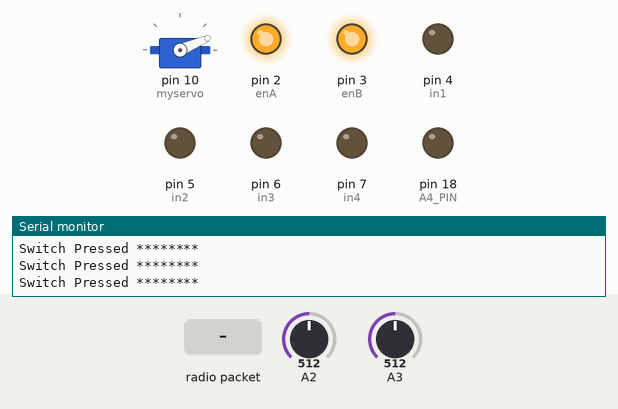
This sketch was run on a simulated Arduino Uno, built with avr-gcc and run on an emulated ATmega328P. Parts: servo, output pins drawn as LEDs (lit = HIGH), the last lines printed to the serial monitor. Inputs (shaded band) come from the test bench; at power-on: A2 = 512, A3 = 512. No radio packets arrive unless stated.

Above: at 1.24 s.
1.3 s: radio packet "135" arrives
At 2.4 s:
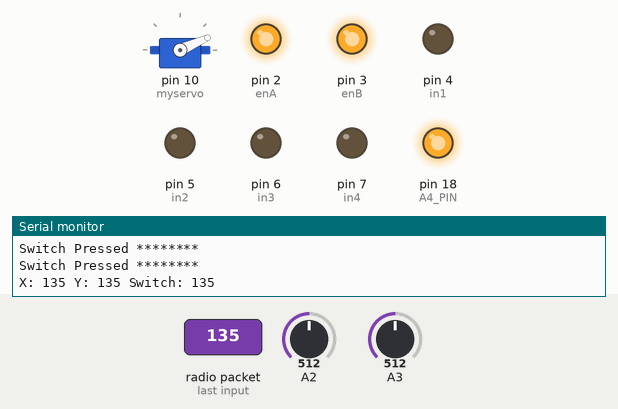
2.8 s: radio packet "0" arrives
At 3.59 s:
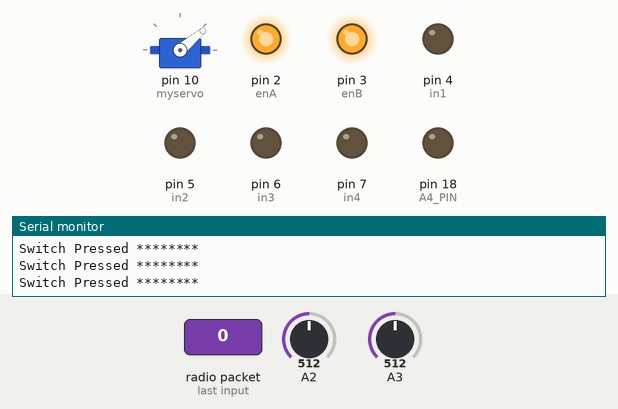
5.8 s: radio packet "1" arrives
At 7.0 s:
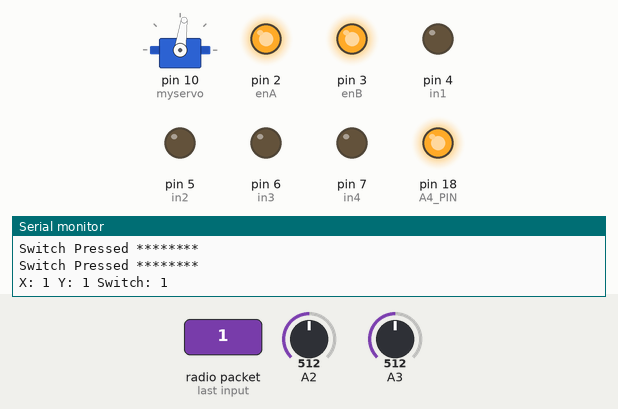
7.3 s: radio packet "0" arrives
At 7.47 s:
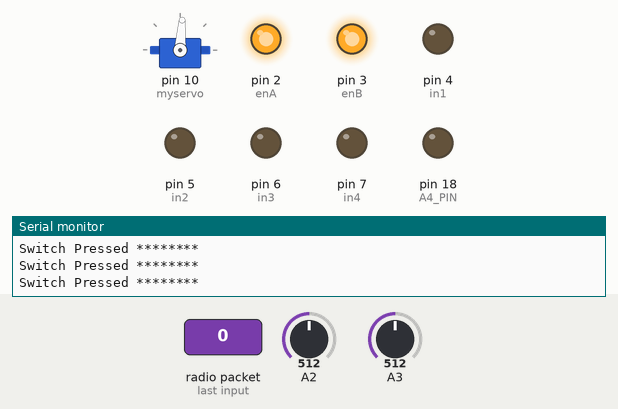
10.3 s: radio packet "45" arrives
At 11.7 s:
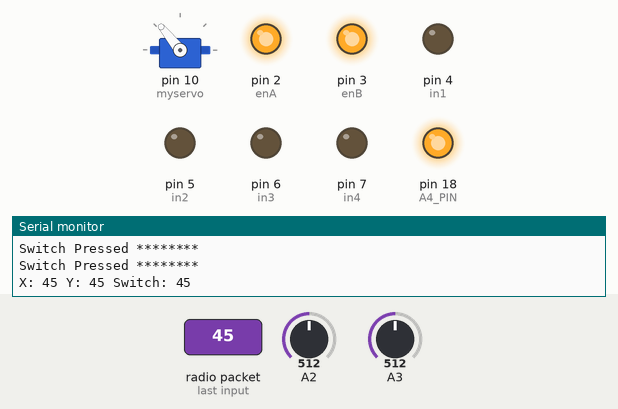
Timing chart, 0 to 12.8 s (numbered marks = the images above; inputs shaded):
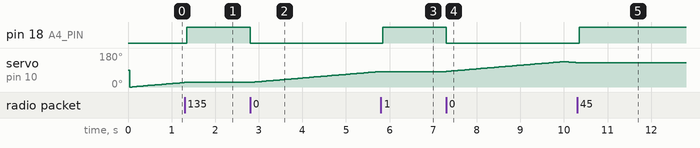

Measured:
- after the input at 1.3 s, pin 18 (A4_PIN): LOW → HIGH at once; servo on pin 10 (myservo): stays 24° (without the input it goes to 25° after 0.04 s)
- after the input at 2.8 s, pin 18 (A4_PIN): HIGH → LOW at once; servo on pin 10 (myservo): moves from 24° to 82° over 3.0 s, starting at once
- after the input at 5.8 s, pin 18 (A4_PIN): LOW → HIGH at once; servo on pin 10 (myservo): stays 82° (without the input it goes to 83° after 0.02 s)
- after the input at 7.3 s, pin 18 (A4_PIN): HIGH → LOW at once; servo on pin 10 (myservo): rises from 82° to 134° in 2.7 s, then falls to 129° in 0.31 s
- after the input at 10.3 s, pin 18 (A4_PIN): LOW → HIGH after 0.05 s; servo on pin 10 (myservo): stays 129° (without the input it goes to 128° after 0.02 s)

The sketch:

rr.ino
```cpp
#include <SPI.h>
#include <nRF24L01.h>
#include <RF24.h>
#include <Servo.h>

#define enA 2
#define in1 4
#define in2 5
#define enB 3
#define in3 6
#define in4 7
#define A4_PIN 18

Servo myservo;
RF24 radio(8, 9); // CE, CSN
const byte address[6] = "00001";
int s_state=0;

int pos = 0;
int xAxis;
int yAxis;
int swit;
int l_stop = 0;
int r_stop = 0;

unsigned long previousMillis = 0;
const int interval = 40;

void forward() {
  digitalWrite(in1, LOW);
  digitalWrite(in2, HIGH);

  digitalWrite(in3, LOW);
  digitalWrite(in4, HIGH);
}

void backward() {
  digitalWrite(in1, HIGH);
  digitalWrite(in2, LOW);

  digitalWrite(in3, HIGH);
  digitalWrite(in4, LOW);
}

void left() {
  digitalWrite(in1, LOW);
  digitalWrite(in2, LOW);

  digitalWrite(in3, LOW);
  digitalWrite(in4, HIGH);
}

void right() {
  digitalWrite(in1, LOW);
  digitalWrite(in2, HIGH);

  digitalWrite(in3, LOW);
  digitalWrite(in4, LOW);
}

void forward_l() {
  digitalWrite(in1, HIGH);
  digitalWrite(in2, LOW);

  digitalWrite(in3, LOW);
  digitalWrite(in4, HIGH);
}

void forward_r() {
  digitalWrite(in1, LOW);
  digitalWrite(in2, HIGH);

  digitalWrite(in3, HIGH);
  digitalWrite(in4, LOW);
}

void start() {
}

void stop() {
  digitalWrite(in1, LOW);
  digitalWrite(in2, LOW);

  digitalWrite(in3, LOW);
  digitalWrite(in4, LOW);
}

void servo1() {
  unsigned long currentMillis = millis();

  if (currentMillis - previousMillis >= interval) {
    previousMillis = currentMillis;

    if (s_state==0) {
      myservo.write(pos);
      pos += 1;
      if(pos==135){
        s_state=1;
      }
    } else if (s_state==1) {

      pos-=1;
     myservo.write(pos);
     if(pos==45)
     {
      s_state=0;
     }


      // If you want to perform additional actions after reaching 180 degrees,
      // add the code here.
    }
  }
}

void setup() {
  pinMode(enA, OUTPUT);
  pinMode(enB, OUTPUT);

  pinMode(in1, OUTPUT);
  pinMode(in2, OUTPUT);
  pinMode(in3, OUTPUT);
  pinMode(in4, OUTPUT);

  digitalWrite(enA, HIGH);
  digitalWrite(enB, HIGH);
  pinMode(A4_PIN, OUTPUT);
  digitalWrite(A4_PIN, HIGH);
  myservo.attach(10);

  Serial.begin(9600);
  radio.begin();
  radio.openReadingPipe(0, address);
  radio.setPALevel(RF24_PA_MIN);
  radio.startListening();
}

void loop() {
  if (radio.available()) {
    char xyData[32] = "";
    radio.read(&xyData, sizeof(xyData));

    String dataReceived = String(xyData);
    int commaIndex1 = dataReceived.indexOf(',');
    int commaIndex2 = dataReceived.indexOf(',', commaIndex1 + 1);

    xAxis = dataReceived.substring(0, commaIndex1).toInt();
    yAxis = dataReceived.substring(commaIndex1 + 1, commaIndex2).toInt();
    swit = dataReceived.substring(commaIndex2 + 1).toInt();

    Serial.print("X: ");
    Serial.print(xAxis);
    Serial.print(" Y: ");
    Serial.print(yAxis);
    Serial.print(" Switch: ");
    Serial.println(swit);
  }

  l_stop = analogRead(A2);
  r_stop = analogRead(A3);

  if (swit == 0) {
   digitalWrite(A4_PIN, LOW);
   servo1();
    Serial.println("Switch Pressed ********");

  }
  else{
     digitalWrite(A4_PIN, HIGH);
  }

  if ((yAxis > 900) && ((xAxis < 900) && (xAxis > 200)) && (l_stop > 100) ) {
    Serial.println("Forward");
    forward();
  } else if ((yAxis < 200) && ((xAxis < 900) && (xAxis > 200))&& (r_stop > 100)) {
    Serial.println("Backward");
    backward();
  } else if ((xAxis < 200) && ((yAxis > 200) && (yAxis < 900))) {
    Serial.println("Left");
    left();
  } else if ((xAxis > 900) && ((yAxis > 200) && (yAxis < 900))) {
    Serial.println("Right");
    right();
  } else if ((xAxis < 200) && (yAxis > 900)) {
    Serial.println("F-Left");
    forward_l();
  } else if ((xAxis > 900) && (yAxis > 900)) {
    Serial.println("F-Right");
    forward_r();
  } else {
    stop();
  }
}
```
